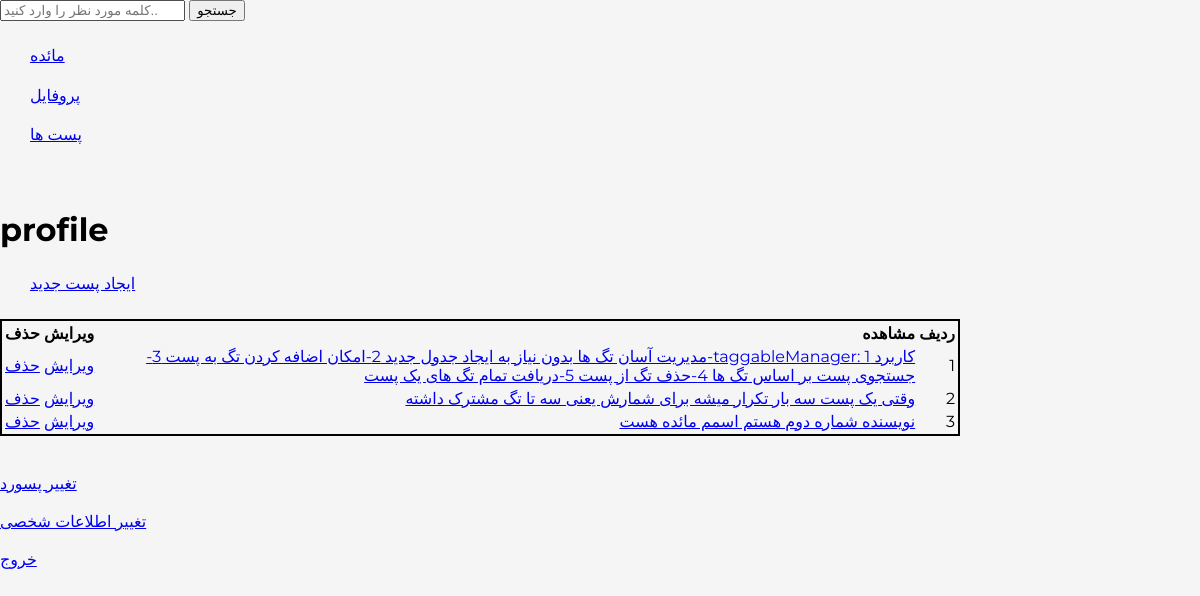
The app's page / (signed in), older data.
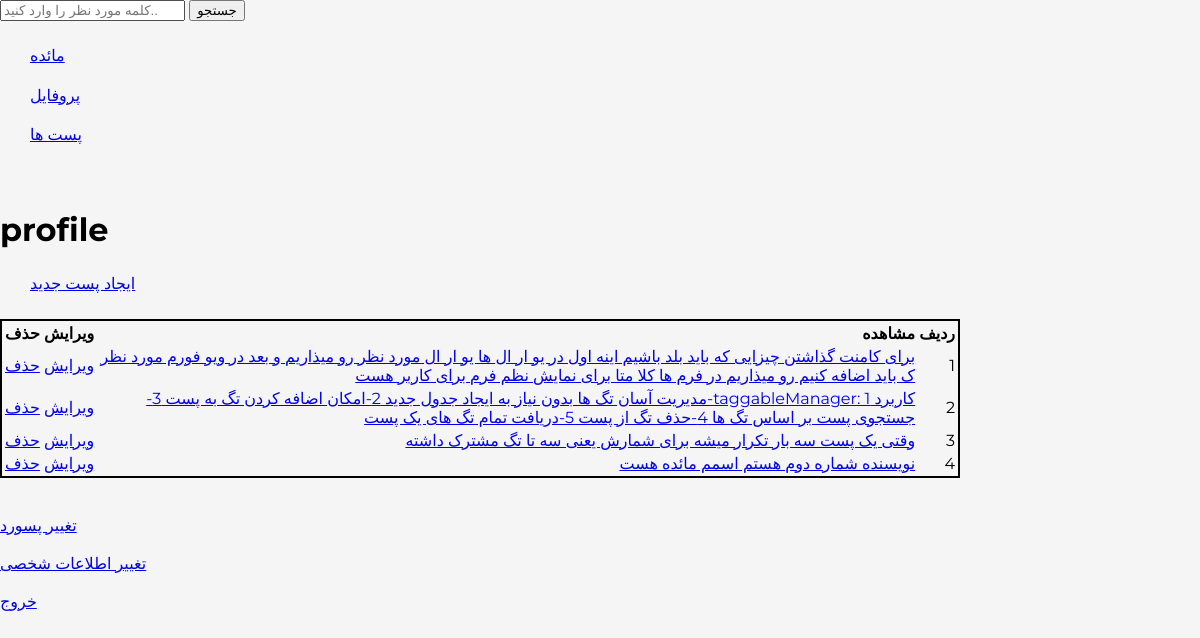
The same page, newer data.
### social/models.py (models this page shows, shortened)
class User(AbstractUser):
    date_of_birth=models.DateTimeField(verbose_name="تاریخ تولد", blank=True, null=True)
    bio=models.TextField(verbose_name=" بایو ", blank=True, null=True )
    photo=models.ImageField(verbose_name="تصاویر",upload_to="account_images/",null=True, blank=True)
    job=models.CharField(max_length=250,verbose_name="شغل", blank=True, null=True)
    phone=models.CharField(verbose_name="شماره تلفن",max_length=11, blank=True, null=True)

class Post(models.Model):
    author=models.ForeignKey(User,on_delete=models.CASCADE,related_name="user_posts",verbose_name="نویسنده")
    description=models.TextField(verbose_name="توضیحات")
    created=models.DateTimeField(auto_now_add=True)
    updated = models.DateTimeField(auto_now=True)
    likes=models.ManyToManyField(User, related_name="liked_posts", blank=True)
    tags=TaggableManager()
    class Meta:
        ordering=['-created']
        indexes=[
            models.Index(fields=['-created'])
        ]
        verbose_name="پست"
        verbose_name_plural = "پست ها"
    def get_absolute_url(self):
        return reverse('social:post_detail', args=[self.id])

### social/views.py (the view)
# urls.py: path('',views.profile, name='profile'),
@login_required
def profile(request):
    posts = Post.objects.filter(author=request.user).order_by('-created')
    return render(request, "social/profile.html",{'posts':posts})

### social/templates/social/profile.html (shortened to what this page needs)
{% extends 'parent/base.html' %}
{% block content %}
<h1>profile</h1>
<p><a href="{% url 'social:create_post' %}">ایجاد پست جدید</a> </p>
<table style="width: 80%;border: 2px solid black; text-align: right;direction: rtl;">
    <tr>
        <th>ردیف</th>
        <th>مشاهده</th>
        <th>ویرایش</th>
        <th>حذف</th>
    </tr>
    {% for post in posts %}
        <tr>
            <td>{{forloop.counter}}</td>
            <td><a href="{{ post.get_absolute_url }}" > {{post.description}}</a> </td>
            <td><a href="{% url 'social:edit_post' post.id%}">ویرایش</a> </td>
            <td><a href="{% url 'social:delete_post' post.id %}">حذف</a> </td>
        </tr>
    {%endfor%}
</table>
<br><br>
    <a href="{% url 'social:password_change'%}">تغییر پسورد</a>
<br><br>
<a href="{% url 'social:edit_account'%}">تغییر اطلاعات شخصی</a>
<br><br>
    <a href="{% url 'social:logout' %}">خروج</a>
<br>
{% endblock %}

### social/templates/parent/base.html (shortened to what this page needs)
{% load static %}
<html lang="en">
<head>
    <link rel="stylesheet" type="text/css" href="{% static 'css/base.css' %}">
</head>
<body>
{% include 'partials/header.html' %}
{% block content %} {% endblock %}
</body>
</html>

### social/templates/partials/header.html
<form method="get" action="{% url 'social:post_search'%}">
    <input type="text" name="query" required placeholder="کلمه مورد نظر را وارد کنید..">
    <input type="submit" value="جستجو" >
</form>
    {% if request.user.is_authenticated %}
        <p>
            <a href="#">{{ request.user.first_name |default:request.user.username}}</a>
        </p>
    {% else %}
        <a href="{% url 'social:login' %}">  ورود  </a>
    {% endif %}
<p><a href="{% url 'social:profile' %}">پروفایل</a> </p>
<p><a href="{% url 'social:post_list' %}">پست ها</a> </p>
<br>

### social/static/css/base.css (style rules this page uses)
* { box-sizing: border-box; }
body { --h: 212deg; --l: 43%; --brandColor: hsl(var(--h), 71%, var(--l)); font-family: Montserrat, sans-serif; margin: 0; background-color: whitesmoke; }
p { margin: 30px; line-height: 0.6; }

Row changes from the older to the newer data that the page shows:
added Post: description "برای کامنت گذاشتن چیزایی که باید بلد باشیم اینه اول در یو ار ال ها یو ار ال مورد نظر رو میذاریم و بعد در ویو فورم مورد نظر ک باید اضافه کنیم رو میذاریم در فرم ها کلا متا برای نمایش نظم فرم برای کاربر هست"
